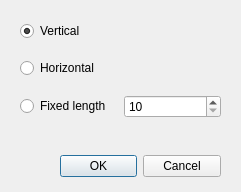
<?xml version="1.0" encoding="UTF-8"?>
<ui version="4.0">
 <class>Dialog</class>
 <widget class="QDialog" name="Dialog">
  <property name="geometry">
   <rect>
    <x>0</x>
    <y>0</y>
    <width>241</width>
    <height>192</height>
   </rect>
  </property>
  <property name="windowTitle">
   <string>Edge constraint</string>
  </property>
  <widget class="QDialogButtonBox" name="buttonBox">
   <property name="geometry">
    <rect>
     <x>60</x>
     <y>150</y>
     <width>161</width>
     <height>32</height>
    </rect>
   </property>
   <property name="orientation">
    <enum>Qt::Horizontal</enum>
   </property>
   <property name="standardButtons">
    <set>QDialogButtonBox::Cancel|QDialogButtonBox::Ok</set>
   </property>
  </widget>
  <widget class="QWidget" name="gridLayoutWidget">
   <property name="geometry">
    <rect>
     <x>20</x>
     <y>10</y>
     <width>201</width>
     <height>121</height>
    </rect>
   </property>
   <layout class="QGridLayout" name="gridLayout">
    <item row="1" column="0">
     <widget class="QRadioButton" name="horizontal_radio_button">
      <property name="text">
       <string>Horizontal</string>
      </property>
      <attribute name="buttonGroup">
       <string notr="true">radio_button_group</string>
      </attribute>
     </widget>
    </item>
    <item row="2" column="0">
     <widget class="QRadioButton" name="length_radio_button">
      <property name="text">
       <string>Fixed length</string>
      </property>
      <attribute name="buttonGroup">
       <string notr="true">radio_button_group</string>
      </attribute>
     </widget>
    </item>
    <item row="0" column="0">
     <widget class="QRadioButton" name="vertical_radio_button">
      <property name="text">
       <string>Vertical</string>
      </property>
      <property name="checked">
       <bool>true</bool>
      </property>
      <attribute name="buttonGroup">
       <string notr="true">radio_button_group</string>
      </attribute>
     </widget>
    </item>
    <item row="2" column="1">
     <widget class="QSpinBox" name="length_spin_box">
      <property name="sizePolicy">
       <sizepolicy hsizetype="Minimum" vsizetype="Fixed">
        <horstretch>0</horstretch>
        <verstretch>0</verstretch>
       </sizepolicy>
      </property>
      <property name="wrapping">
       <bool>false</bool>
      </property>
      <property name="alignment">
       <set>Qt::AlignLeading|Qt::AlignLeft|Qt::AlignVCenter</set>
      </property>
      <property name="minimum">
       <number>10</number>
      </property>
      <property name="maximum">
       <number>1000</number>
      </property>
     </widget>
    </item>
   </layout>
  </widget>
 </widget>
 <resources/>
 <connections>
  <connection>
   <sender>buttonBox</sender>
   <signal>accepted()</signal>
   <receiver>Dialog</receiver>
   <slot>accept()</slot>
   <hints>
    <hint type="sourcelabel">
     <x>248</x>
     <y>254</y>
    </hint>
    <hint type="destinationlabel">
     <x>157</x>
     <y>274</y>
    </hint>
   </hints>
  </connection>
  <connection>
   <sender>buttonBox</sender>
   <signal>rejected()</signal>
   <receiver>Dialog</receiver>
   <slot>reject()</slot>
   <hints>
    <hint type="sourcelabel">
     <x>316</x>
     <y>260</y>
    </hint>
    <hint type="destinationlabel">
     <x>286</x>
     <y>274</y>
    </hint>
   </hints>
  </connection>
 </connections>
 <buttongroups>
  <buttongroup name="radio_button_group"/>
 </buttongroups>
</ui>
